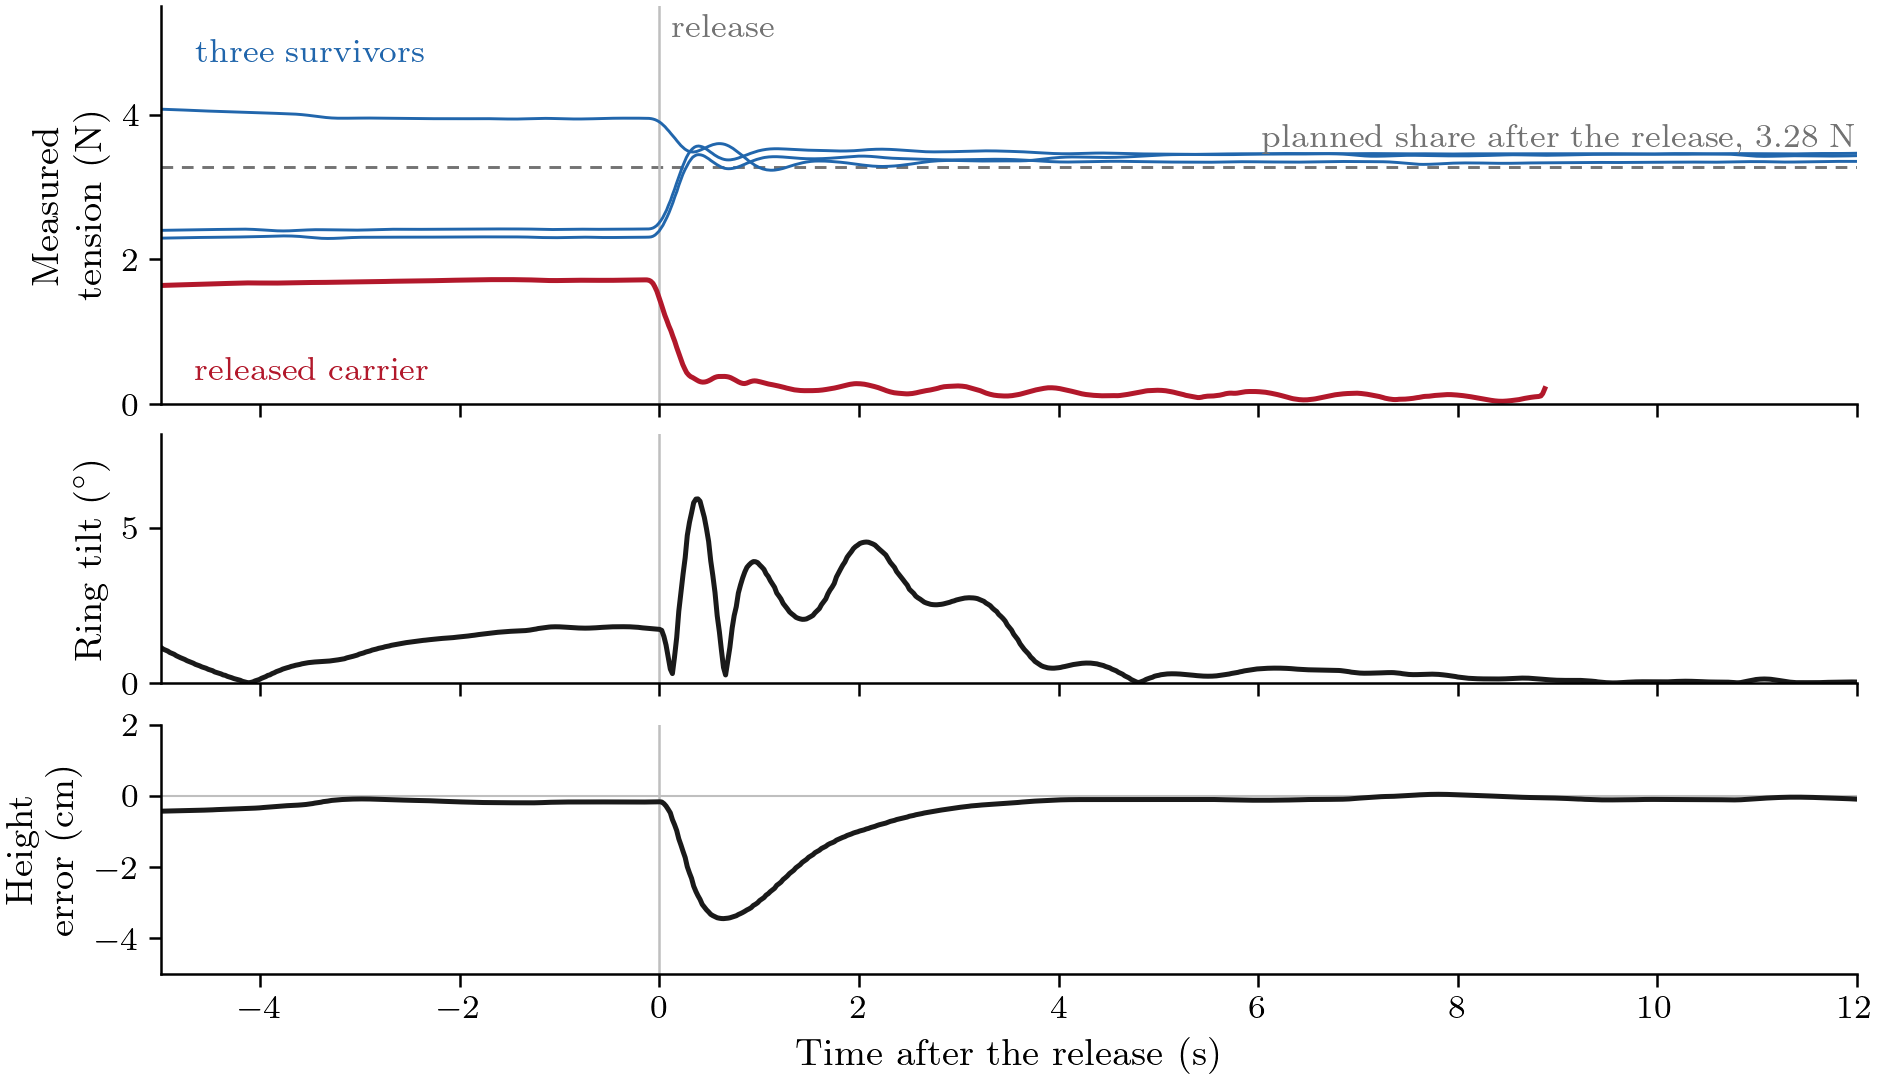

Reproduce this figure in Python.
#!/usr/bin/env python3
"""One of four carriers lets go unannounced on 1 m cables (twin), with the tension each quad MEASURES (Wesley 27 Oct).

Message: the released carrier's pull drops to nothing and the three survivors take the ring's weight between them within
about a second; the ring tilts at most ~6 deg and is back near level in ~3 s, and dips ~3.5 cm.
Hero: measured cable tension per quad (0.55 kg x |acm|, the trackers' raw measured cable acceleration; 0.3 s mean),
survivors blue, the released carrier red, the planned share after the release grey dashed. Data: R2486 (r1m_ta_a1_r1).
"""
import glob
import json
import os
import sys

import numpy as np
import pandas as pd

sys.path.insert(0, os.path.dirname(os.path.abspath(__file__)))
import review_style as S  # noqa: E402
import metrics as M  # noqa: E402

RUN = 'R2486'
DRONE_MASS = 0.55
SMOOTH_S = 0.3
WINDOW = (-5.0, 12.0)


def main():
    run = glob.glob(os.path.join(S.REPO, 'results', '2026-10-2*', RUN + '_*'))[0]
    man = json.load(open(os.path.join(run, 'manifest.json')))
    t_ready = float(man['t_ready_sim'])
    ev = pd.read_csv(os.path.join(run, 'logs', 'events.csv'))
    t_rel = float(ev.loc[ev.event == 'RELEASE', 'sim_time'].iloc[0])
    d = M.load_run(run)['data']
    t = np.asarray(d['t'], float) - t_rel
    tilt = np.asarray(d['payload_tilt_deg'], float)
    dz = 100.0 * (np.asarray(d['payload_z'], float) - np.asarray(d['payload_ref_z'], float))

    S.setup()
    fig = S.figure('full', 3.6)
    a, b, c = fig.subplots(3, 1, sharex=True, gridspec_kw={'height_ratios': [1.6, 1, 1]})
    for f in sorted(glob.glob(os.path.join(run, 'logs', 'tracker', 'drone*', 'log.csv'))):
        tr = pd.read_csv(f)
        tt = tr.sim_time.to_numpy() - t_ready - t_rel
        ten = DRONE_MASS * np.sqrt(tr.acm_x ** 2 + tr.acm_y ** 2 + tr.acm_z ** 2)
        dt = np.nanmedian(np.diff(tt))
        ten = pd.Series(ten).rolling(max(1, int(round(SMOOTH_S / dt))), center=True, min_periods=1).mean().to_numpy()
        released = np.nanmedian(ten[(tt > 2) & (tt < 8)]) < 1.0 if np.any((tt > 2) & (tt < 8)) else True
        m = (tt >= WINDOW[0]) & (tt <= WINDOW[1])
        if released:
            # its own landing (ground contact) reads as pull at the end of its log: stop before it climbs back
            back = np.where((tt > 2) & (ten > 0.3))[0]
            if len(back):
                m &= tt < tt[back[0]]
        a.plot(tt[m], ten[m], color=S.RED if released else S.BLUE, lw=S.LW_HERO if released else S.LW_CTX)
    a.axhline(3.28, color=S.GREY, lw=S.LW_REF, ls=(0, (4, 3)), zorder=0)
    a.annotate('planned share after the release, 3.28 N', xy=(1.0, 3.28), xycoords=('axes fraction', 'data'),
               xytext=(0, 3), textcoords='offset points', ha='right', va='bottom', fontsize=8, color=S.GREY)
    a.annotate('released carrier', xy=(0.02, 0.06), xycoords='axes fraction', fontsize=8, color=S.RED)
    a.annotate('three survivors', xy=(0.02, 0.86), xycoords='axes fraction', fontsize=8, color=S.BLUE)
    a.set_ylabel('Measured\ntension (N)')
    a.set_ylim(0, 5.5)
    m = (t >= WINDOW[0]) & (t <= WINDOW[1])
    b.plot(t[m], tilt[m], color=S.INK, lw=S.LW_HERO)
    b.set_ylabel(r'Ring tilt ($^\circ$)')
    b.set_ylim(0, 8)
    c.plot(t[m], dz[m], color=S.INK, lw=S.LW_HERO)
    c.axhline(0, color=S.LIGHT, lw=0.5, zorder=0)
    c.set_ylabel('Height\nerror (cm)')
    c.set_ylim(-5, 2)
    c.set_yticks([-4, -2, 0, 2])
    for ax in (a, b, c):
        ax.axvline(0, color=S.LIGHT, lw=0.6, zorder=0)
    a.annotate('release', xy=(0, 1.0), xycoords=('data', 'axes fraction'), xytext=(3, -2), textcoords='offset points',
               ha='left', va='top', fontsize=8, color=S.GREY)
    c.set_xlim(*WINDOW)
    c.set_xlabel('Time after the release (s)')
    S.save(fig, 'fig_release_measured')


if __name__ == '__main__':
    main()
